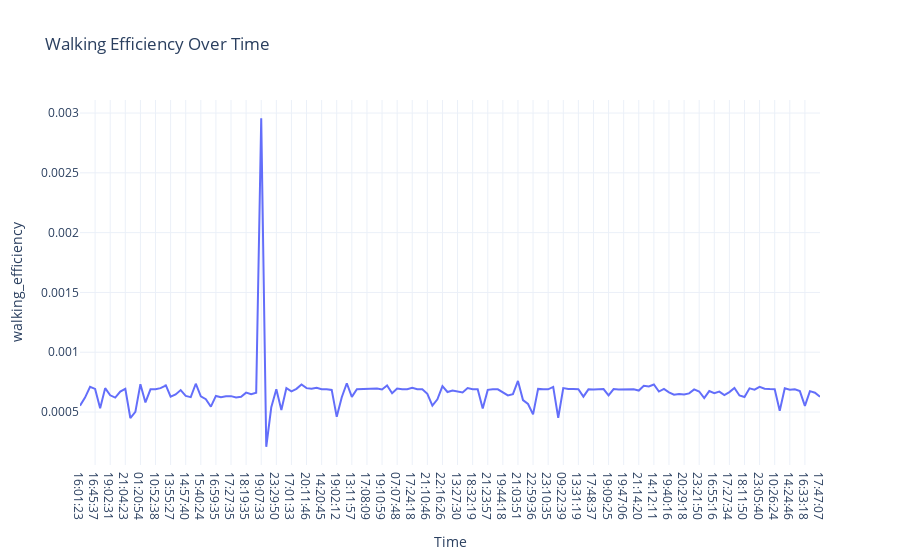

The cell this chart's notebook holds for it:
### Code cell
df['walking_efficiency'] = df['Distance'] / df['Step Count']

fig = px.line(df, x='Time', y='walking_efficiency', title='Walking Efficiency Over Time')

fig.show()

### Figure 1 — Plotly figure (JSON) as saved in the notebook; plotly's stock layout.template omitted (floating-point values rounded to 4 significant figures; data arrays with more than 128 entries replaced by an {"elided": "..."} marker saying what was removed)
{"data": [{"hovertemplate": "Time=%{x}<br>walking_efficiency=%{y}<extra></extra>", "legendgroup": "", "line": {"color": "#636efa", "dash": "solid"}, "marker": {"symbol": "circle"}, "mode": "lines", "name": "", "orientation": "v", "showlegend": false, "type": "scatter", "x": {"elided": "149 str values"}, "xaxis": "x", "y": {"elided": "149 float values"}, "yaxis": "y"}], "layout": {"legend": {"tracegroupgap": 0}, "title": {"text": "Walking Efficiency Over Time"}, "xaxis": {"anchor": "y", "domain": [0, 1], "title": {"text": "Time"}}, "yaxis": {"anchor": "x", "domain": [0, 1], "title": {"text": "walking_efficiency"}}}}
